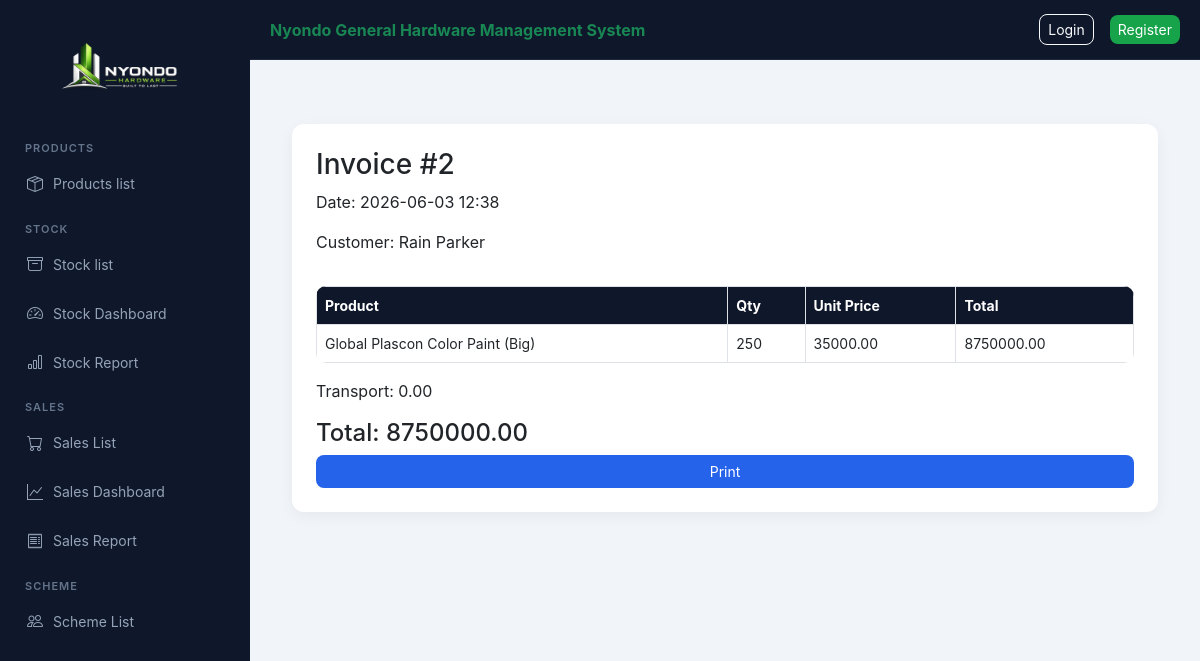
/nyondo/sales/invoice/2/, run on the app's committed database.
### nyondo_app/models.py (models this page shows, shortened)
class Sales(models.Model):
    CUSTOMER_TYPES = [
        ("retail", "Retail"),
        ("wholesale", "Wholesale"),
        ("individual_buyers", "Individual Buyers"),
    ]
    customer_name = models.CharField(max_length=150)
    customer_type = models.CharField(max_length=20, choices=CUSTOMER_TYPES)
    product = models.ForeignKey(Product, on_delete=models.CASCADE)
    quantity = models.PositiveIntegerField()
    total_price = models.DecimalField(max_digits=12, decimal_places=2, default=0)
    transport_required = models.BooleanField(default=False)
    distance_km = models.DecimalField(max_digits=6, decimal_places=2, default=0)
    transport_fee = models.DecimalField(max_digits=12, decimal_places=2, default=0)
    sale_date = models.DateTimeField(auto_now_add=True)

class Product(models.Model):
    CATEGORY_CHOICES = [
        ("cement", "Cement"),
        ("iron_bar", "Iron Bar"),
        ("iron_sheets", "Iron Sheets"),
        ("barbed_wires", "Barbed wires"),
        ("others", "Others"),
        ("nails", "Nails"),
        ("paint", "Paint"),
    ]
    category_name = models.CharField(max_length=20, choices=CATEGORY_CHOICES)
    product_name = models.CharField(max_length=100)
    unit_cost = models.DecimalField(max_digits=12, decimal_places=2, default=0)
    unit_price = models.DecimalField(max_digits=12, decimal_places=2, default=0)
    description = models.TextField(blank=True)

### nyondo_app/views.py (the view)
# urls.py: path("sales/invoice/<int:sale_id>/", views.sales_invoice, name="sales_invoice"),
def sales_invoice(request, sale_id):
    sale = get_object_or_404(Sales, id=sale_id)
    return render(request, "sales_invoice.html", {
        "sale": sale,
        "goods_total": sale.total_price - sale.transport_fee
    })

### nyondo_app/templates/sales_invoice.html
{% extends "base.html" %}
{% block content %}
<div class="card p-4">
<h3>Invoice #{{ sale.id }}</h3>
<p>Date: {{ sale.sale_date|date:"Y-m-d H:i" }}</p>
<p>Customer: {{ sale.customer_name }}</p>
<table class="table table-bordered mt-3">
<tr>
   <th>Product</th>
   <th>Qty</th>
   <th>Unit Price</th>
   <th>Total</th>
</tr>
<tr>
   <td>{{ sale.product.product_name }}</td>
   <td>{{ sale.quantity }}</td>
   <td>{{ sale.product.unit_price }}</td>
   <td>{{ goods_total }}</td>
</tr>
</table>
<p>Transport: {{ sale.transport_fee }}</p>
<h4>Total: {{ sale.total_price }}</h4>
<button onclick="window.print()" class="btn btn-primary">Print</button>
</div>
{% endblock %}

### static/css/style.css (style rules this page uses)
:root { --primary: #2563eb; --success: #16a34a; --dark: #0f172a; --dark-light: #1e293b; --warning: #f59e0b; --bg: #f1f5f9; --text: #1e293b; }
* { margin: 0; padding: 0; box-sizing: border-box; }
body { font-family: "Inter", "Segoe UI", sans-serif; background: var(--bg); color: var(--text); }
.card { border: none; border-radius: 12px; background: white; padding: 20px; box-shadow: 0 4px 15px rgba(0,0,0,0.05); }
.table { background: white; border-radius: 10px; overflow: hidden; }
.table th { background: var(--dark); color: white; font-size: 14px; }
.table td { font-size: 14px; vertical-align: middle; }
.btn { border-radius: 8px; font-size: 14px; }
.btn-primary { background: var(--primary); border: none; }

### data on the page
Sales: id "2", sale_date "2026-06-03 12:38", customer_name "Rain Parker", product.product_name "Global Plascon Color Paint (Big)", quantity "250", product.unit_price "35000.00", transport_fee "0.00", total_price "8750000.00"

### other printed values
{{ goods_total }} "8750000.00"
